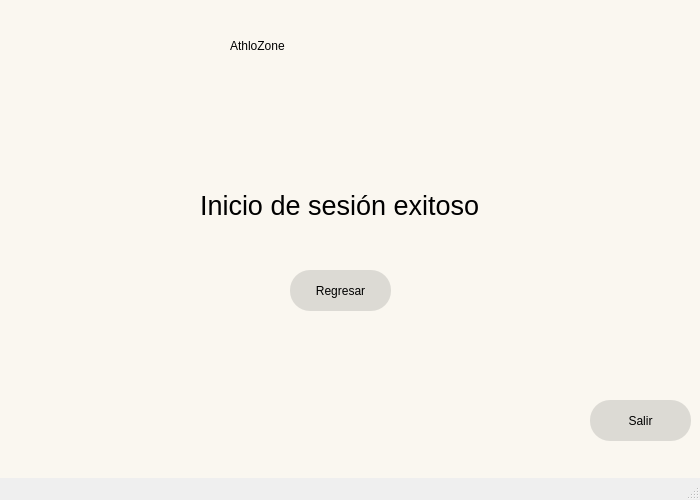
<?xml version="1.0" encoding="UTF-8"?>
<ui version="4.0">
 <class>MainWindow</class>
 <widget class="QMainWindow" name="MainWindow">
  <property name="geometry">
   <rect>
    <x>0</x>
    <y>0</y>
    <width>700</width>
    <height>500</height>
   </rect>
  </property>
  <property name="minimumSize">
   <size>
    <width>700</width>
    <height>500</height>
   </size>
  </property>
  <property name="maximumSize">
   <size>
    <width>700</width>
    <height>500</height>
   </size>
  </property>
  <property name="windowTitle">
   <string>MainWindow</string>
  </property>
  <property name="styleSheet">
   <string notr="true">QWidget#centralwidget{
background-color: #FAF7F0;
}</string>
  </property>
  <widget class="QWidget" name="centralwidget">
   <widget class="QLabel" name="label">
    <property name="geometry">
     <rect>
      <x>230</x>
      <y>0</y>
      <width>241</width>
      <height>91</height>
     </rect>
    </property>
    <property name="styleSheet">
     <string notr="true">font: 36pt &quot;Franklin Gothic Demi Cond&quot;;
</string>
    </property>
    <property name="text">
     <string>AthloZone</string>
    </property>
   </widget>
   <widget class="QLabel" name="label_2">
    <property name="geometry">
     <rect>
      <x>200</x>
      <y>150</y>
      <width>291</width>
      <height>111</height>
     </rect>
    </property>
    <property name="styleSheet">
     <string notr="true">font: 16pt &quot;Franklin Gothic Demi Cond&quot;;
</string>
    </property>
    <property name="text">
     <string>&lt;html&gt;&lt;head/&gt;&lt;body&gt;&lt;p&gt;&lt;span style=&quot; font-size:20pt;&quot;&gt;Inicio de sesión exitoso&lt;/span&gt;&lt;/p&gt;&lt;/body&gt;&lt;/html&gt;</string>
    </property>
   </widget>
   <widget class="QPushButton" name="pushButton_3">
    <property name="geometry">
     <rect>
      <x>590</x>
      <y>400</y>
      <width>101</width>
      <height>41</height>
     </rect>
    </property>
    <property name="styleSheet">
     <string notr="true">background-color: rgb(220, 218, 212);
font: 9pt &quot;MS Shell Dlg 2&quot;;
border-radius: 20px;
</string>
    </property>
    <property name="text">
     <string>Salir</string>
    </property>
   </widget>
   <widget class="QPushButton" name="pushButton_4">
    <property name="geometry">
     <rect>
      <x>290</x>
      <y>270</y>
      <width>101</width>
      <height>41</height>
     </rect>
    </property>
    <property name="styleSheet">
     <string notr="true">background-color: rgb(220, 218, 212);
font: 9pt &quot;MS Shell Dlg 2&quot;;
border-radius: 20px;
</string>
    </property>
    <property name="text">
     <string>Regresar</string>
    </property>
   </widget>
  </widget>
  <widget class="QMenuBar" name="menubar">
   <property name="geometry">
    <rect>
     <x>0</x>
     <y>0</y>
     <width>700</width>
     <height>26</height>
    </rect>
   </property>
  </widget>
  <widget class="QStatusBar" name="statusbar"/>
 </widget>
 <resources/>
 <connections/>
</ui>
